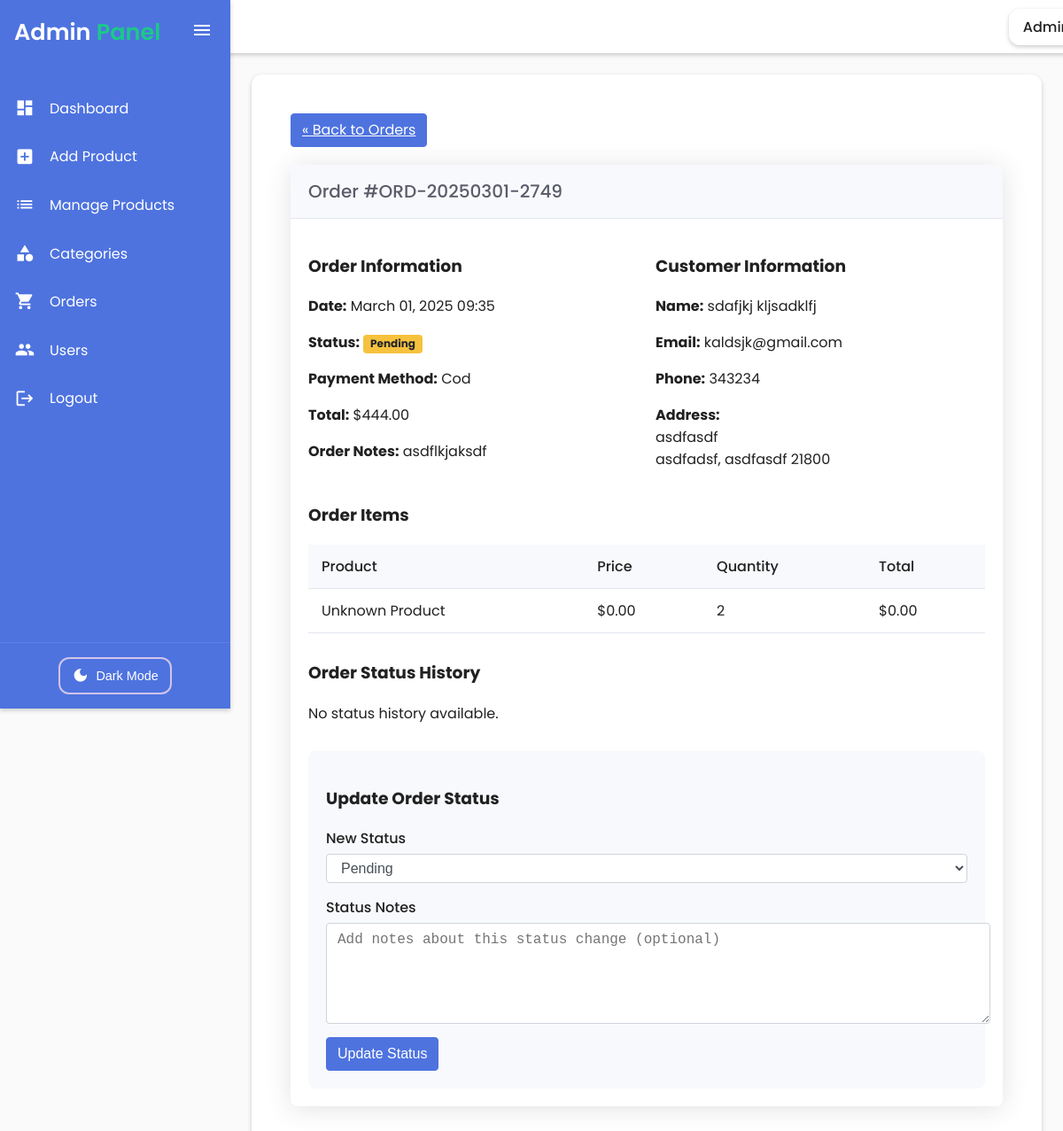
Screenshot of /admin/orders.php?view=5 (signed in) with the database file from the repository.
### tables this page shows
CREATE TABLE `orders` (
  `id` int(11) NOT NULL,
  `order_number` varchar(20) NOT NULL,
  `first_name` varchar(50) NOT NULL,
  `last_name` varchar(50) NOT NULL,
  `email` varchar(100) NOT NULL,
  `phone` varchar(20) NOT NULL,
  `address` varchar(255) NOT NULL,
  `city` varchar(50) NOT NULL,
  `state` varchar(50) NOT NULL,
  `zip_code` varchar(20) NOT NULL,
  `notes` text DEFAULT NULL,
  `payment_method` varchar(20) NOT NULL,
  `order_total` decimal(10,2) NOT NULL,
  `order_status` varchar(20) NOT NULL DEFAULT 'pending',
  `created_at` datetime NOT NULL,
  `updated_at` datetime DEFAULT NULL
);

CREATE TABLE `order_items` (
  `id` int(11) NOT NULL,
  `order_id` int(11) NOT NULL,
  `product_id` int(11) NOT NULL,
  `quantity` int(11) NOT NULL,
  `created_at` datetime NOT NULL
);

### admin/orders.php (the view, shortened to what this page needs)
<?php
include '../config.php';
function getOrders($conn, $page = 1, $limit = 10, $status = null, $search = null) {
    $offset = ($page - 1) * $limit;
    $whereClause = "";
    $countQuery = "SELECT COUNT(*) as total FROM orders" . $whereClause;
    $countResult = $conn->query($countQuery);
    $totalRecords = $countResult->fetch_assoc()['total'];
    $query = "SELECT * FROM orders" . $whereClause . " ORDER BY created_at DESC LIMIT $offset, $limit";
    $result = $conn->query($query);
    $orders = [];
    if ($result->num_rows > 0) {
        while ($row = $result->fetch_assoc()) {
            $orders[] = $row;
        }
    }
    return [
        'orders' => $orders,
        'total' => $totalRecords,
        'pages' => ceil($totalRecords / $limit),
        'current' => $page
    ];
}
function getOrderDetails($conn, $orderId) {
    $query = "SELECT * FROM orders WHERE id = " . intval($orderId);
    $result = $conn->query($query);
    $order = $result->fetch_assoc();
    $itemsQuery = "SELECT oi.*, p.name as product_name, p.price
                   FROM order_items oi
                   LEFT JOIN products p ON oi.product_id = p.id
                   WHERE oi.order_id = " . intval($orderId);
    $itemsResult = $conn->query($itemsQuery);
    $order['items'] = [];
    if ($itemsResult->num_rows > 0) {
        while ($item = $itemsResult->fetch_assoc()) {
            $order['items'][] = $item;
        }
    }
    $historyQuery = "SELECT * FROM order_status_history
                     WHERE order_id = " . intval($orderId) . "
                     ORDER BY created_at DESC";
    $historyResult = $conn->query($historyQuery);
    $order['status_history'] = [];
    return $order;
}
$currentPage = isset($_GET['page']) ? intval($_GET['page']) : 1;
$statusFilter = isset($_GET['status']) ? $_GET['status'] : 'all';
$searchTerm = isset($_GET['search']) ? $_GET['search'] : '';
$ordersData = getOrders($conn, $currentPage, 10, $statusFilter === 'all' ? null : $statusFilter, $searchTerm);
$orders = $ordersData['orders'];
$viewOrder = null;
if (isset($_GET['view']) && intval($_GET['view']) > 0) {
    $viewOrder = getOrderDetails($conn, intval($_GET['view']));
}
$statusCountsQuery = "SELECT order_status, COUNT(*) as count FROM orders GROUP BY order_status";
$statusCountsResult = $conn->query($statusCountsQuery);
$statusCounts = [];
if ($statusCountsResult->num_rows > 0) {
    while ($row = $statusCountsResult->fetch_assoc()) {
        $statusCounts[$row['order_status']] = $row['count'];
    }
}
$statsQuery = "SELECT
               COUNT(*) as total_orders,
               SUM(order_total) as total_revenue,
               COUNT(CASE WHEN created_at >= DATE_SUB(NOW(), INTERVAL 30 DAY) THEN 1 END) as recent_orders
               FROM orders";
$statsResult = $conn->query($statsQuery);
$stats = $statsResult->fetch_assoc();
include 'header.php';
?>
    <div class="orders-container">
        <?php if (!$viewOrder): ?>
            <div class="stats-cards">
                <div class="stats-card primary">
                    <div>
                        <h3>Total Orders</h3>
                        <div class="value"><?php echo number_format($stats['total_orders']); ?></div>
                    </div>
                    <i class="fas fa-shopping-bag fa-2x text-gray-300"></i>
                </div>
                <div class="stats-card success">
                    <div>
                        <h3>Total Revenue</h3>
                        <div class="value">$<?php echo number_format($stats['total_revenue'], 2); ?></div>
                    </div>
                    <i class="fas fa-dollar-sign fa-2x text-gray-300"></i>
                </div>
                <div class="stats-card info">
                    <div>
                        <h3>Last 30 Days</h3>
                        <div class="value"><?php echo number_format($stats['recent_orders']); ?> orders</div>
                    </div>
                    <i class="fas fa-calendar fa-2x text-gray-300"></i>
                </div>
                <div class="stats-card warning">
                    <div>
                        <h3>Pending Orders</h3>
                        <div class="value"><?php echo isset($statusCounts['pending']) ? number_format($statusCounts['pending']) : 0; ?></div>
                    </div>
                    <i class="fas fa-clock fa-2x text-gray-300"></i>
                </div>
            </div>
            <div class="card">
                <div class="card-header">
                    <h2>Orders Management</h2>
                </div>
                <div class="card-body">
                    <form method="GET" action="orders.php" class="filters">
                        <div class="search-box">
                            <input type="text" name="search" placeholder="Search orders..." value="<?php echo htmlspecialchars($searchTerm); ?>">
                        </div>
                        <div class="filter-status">
                            <select name="status">
                                <option value="all" <?php echo $statusFilter === 'all' ? 'selected' : ''; ?>>All Statuses</option>
                                <option value="pending" <?php echo $statusFilter === 'pending' ? 'selected' : ''; ?>>Pending</option>
                                <option value="processing" <?php echo $statusFilter === 'processing' ? 'selected' : ''; ?>>Processing</option>
                                <option value="shipped" <?php echo $statusFilter === 'shipped' ? 'selected' : ''; ?>>Shipped</option>
                                <option value="delivered" <?php echo $statusFilter === 'delivered' ? 'selected' : ''; ?>>Delivered</option>
                                <option value="cancelled" <?php echo $statusFilter === 'cancelled' ? 'selected' : ''; ?>>Cancelled</option>
                            </select>
                        </div>
                        <button type="submit" class="btn btn-primary">Filter</button>
                    </form>
                    <?php if (count($orders) > 0): ?>
                        <table>
                            <thead>
                                <tr>
                                    <th>Order #</th>
                                    <th>Customer</th>
                                    <th>Date</th>
                                    <th>Total</th>
                                    <th>Status</th>
                                    <th>Actions</th>
                                </tr>
                            </thead>
                            <tbody>
                                <?php foreach ($orders as $order): ?>
                                    <tr>
                                        <td><?php echo htmlspecialchars($order['order_number']); ?></td>
                                        <td>
                                            <?php echo htmlspecialchars($order['first_name'] . ' ' . $order['last_name']); ?><br>
                                            <small><?php echo htmlspecialchars($order['email']); ?></small>
                                        </td>
                                        <td><?php echo date('M d, Y', strtotime($order['created_at'])); ?></td>
                                        <td>$<?php echo number_format($order['order_total'], 2); ?></td>
                                        <td>
                                            <span class="badge badge-<?php echo $order['order_status']; ?>">
                                                <?php echo ucfirst($order['order_status']); ?>
                                            </span>
                                        </td>
                                        <td>
                                            <a href="?view=<?php echo $order['id']; ?>" class="btn btn-info btn-sm">View</a>
                                        </td>
                                    </tr>
                                <?php endforeach; ?>
                            </tbody>
                        </table>
                        <?php if ($ordersData['pages'] > 1): ?>
                            <ul class="pagination">
                                <?php for ($i = 1; $i <= $ordersData['pages']; $i++): ?>
                                    <li class="<?php echo $i === $ordersData['current'] ? 'active' : ''; ?>">
                                        <a href="?page=<?php echo $i; ?>&status=<?php echo $statusFilter; ?>&search=<?php echo urlencode($searchTerm); ?>">
                                            <?php echo $i; ?>
                                        </a>
                                    </li>
                                <?php endfor; ?>
                            </ul>
                        <?php endif; ?>
                    <?php else: ?>
                        <div class="alert alert-info">No orders found.</div>
                    <?php endif; ?>
                </div>
            </div>
        <?php else: ?>
            <div class="back-btn">
                <a href="orders.php" class="btn btn-primary">&laquo; Back to Orders</a>
            </div>
            <div class="card">
                <div class="card-header">
                    <h2>Order #<?php echo htmlspecialchars($viewOrder['order_number']); ?></h2>
                </div>
                <div class="card-body">
                    <div class="order-detail">
                        <div>
                            <h3>Order Information</h3>
                            <p><strong>Date:</strong> <?php echo date('F d, Y H:i', strtotime($viewOrder['created_at'])); ?></p>
                            <p><strong>Status:</strong>
                                <span class="badge badge-<?php echo $viewOrder['order_status']; ?>">
                                    <?php echo ucfirst($viewOrder['order_status']); ?>
                                </span>
                            </p>
                            <p><strong>Payment Method:</strong> <?php echo htmlspecialchars(ucfirst($viewOrder['payment_method'])); ?></p>
                            <p><strong>Total:</strong> $<?php echo number_format($viewOrder['order_total'], 2); ?></p>
                            <?php if ($viewOrder['notes']): ?>
                                <p><strong>Order Notes:</strong> <?php echo nl2br(htmlspecialchars($viewOrder['notes'])); ?></p>
                            <?php endif; ?>
                        </div>
                        <div>
                            <h3>Customer Information</h3>
                            <p><strong>Name:</strong> <?php echo htmlspecialchars($viewOrder['first_name'] . ' ' . $viewOrder['last_name']); ?></p>
                            <p><strong>Email:</strong> <?php echo htmlspecialchars($viewOrder['email']); ?></p>
                            <p><strong>Phone:</strong> <?php echo htmlspecialchars($viewOrder['phone']); ?></p>
                            <p><strong>Address:</strong><br>
                                <?php echo htmlspecialchars($viewOrder['address']); ?><br>
                                <?php echo htmlspecialchars($viewOrder['city'] . ', ' . $viewOrder['state'] . ' ' . $viewOrder['zip_code']); ?>
                            </p>
                        </div>
                    </div>
                    <div class="order-items">
                        <h3>Order Items</h3>
                        <table>
                            <thead>
                                <tr>
                                    <th>Product</th>
                                    <th>Price</th>
                                    <th>Quantity</th>
                                    <th>Total</th>
                                </tr>
                            </thead>
                            <tbody>
                                <?php if (count($viewOrder['items']) > 0): ?>
                                    <?php foreach ($viewOrder['items'] as $item): ?>
                                        <tr>
                                            <td><?php echo htmlspecialchars($item['product_name'] ?? 'Unknown Product'); ?></td>
                                            <td>$<?php echo number_format($item['price'] ?? 0, 2); ?></td>
                                            <td><?php echo $item['quantity']; ?></td>
                                            <td>$<?php echo number_format(($item['price'] ?? 0) * $item['quantity'], 2); ?></td>
                                        </tr>
                                    <?php endforeach; ?>
                                <?php else: ?>
                                    <tr>
                                        <td colspan="4">No items found for this order.</td>
                                    </tr>
                                <?php endif; ?>
                            </tbody>
                        </table>
                    </div>
                    <div class="status-timeline">
                        <h3>Order Status History</h3>
                        <?php if (count($viewOrder['status_history']) > 0): ?>
                            <?php foreach ($viewOrder['status_history'] as $history): ?>
                                <div class="timeline-item">
                                    <div class="timeline-marker"></div>
                                    <div class="timeline-content">
                                        <div class="timeline-date">
                                            <?php echo date('F d, Y H:i', strtotime($history['created_at'])); ?>
                                        </div>
                                        <strong>Status changed to: <?php echo ucfirst($history['status']); ?></strong>
                                        <?php if ($history['notes']): ?>
                                            <div class="timeline-note">
                                                <?php echo nl2br(htmlspecialchars($history['notes'])); ?>
                                            </div>
                                        <?php endif; ?>
                                    </div>
                                </div>
                            <?php endforeach; ?>
                        <?php else: ?>
                            <p>No status history available.</p>
                        <?php endif; ?>
                    </div>
                    <div class="status-form">
                        <h3>Update Order Status</h3>
                        <form method="POST" action="orders.php?view=<?php echo $viewOrder['id']; ?>">
                            <div class="form-group">
                                <label for="status">New Status</label>
                                <select name="status" id="status" class="form-control">
                                    <option value="pending" <?php echo $viewOrder['order_status'] === 'pending' ? 'selected' : ''; ?>>Pending</option>
                                </select>
                            </div>
                            <div class="form-group">
                                <label for="notes">Status Notes</label>
                                <textarea name="notes" id="notes" class="form-control" placeholder="Add notes about this status change (optional)"></textarea>
                            </div>
                            <button type="submit" class="btn btn-primary">Update Status</button>
                        </form>
                    </div>
                </div>
            </div>
        <?php endif; ?>
    </div>

### rows the page displays
orders: order_number "ORD-20250301-2749", created_at "March 01, 2025 09:35", order_status "Pending", payment_method "Cod", order_total "444.00", notes "asdflkjaksdf", first_name+last_name "sdafjkj kljsadklfj", email "kaldsjk@gmail.com", phone "343234", address "asdfasdf", city+state+zip_code "asdfadsf, asdfasdf 21800", status "Pending"
order_items: product_name "Unknown Product", price "0.00", quantity "2", quantity "0.00"
